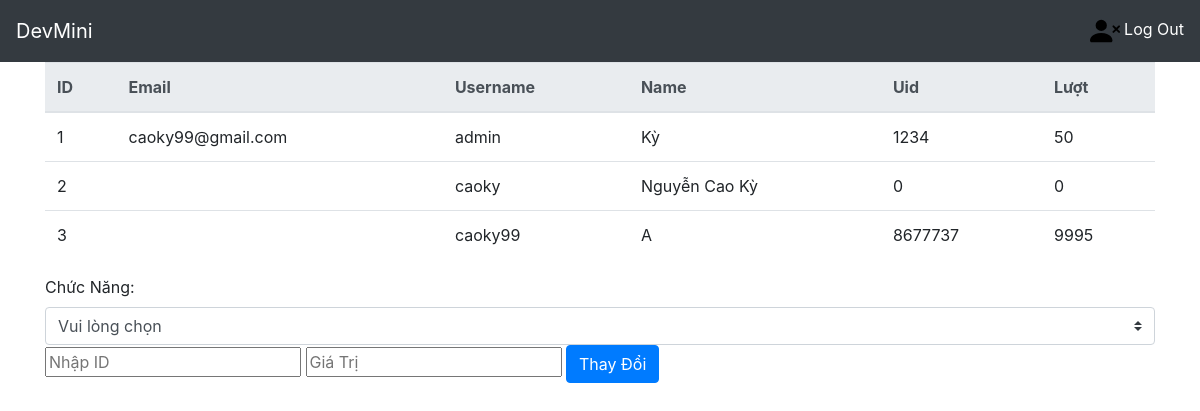
/qtv/ (signed in), run on the app's committed database.
### home/models.py (models this page shows)
class MyUser(AbstractUser):
    luot=models.IntegerField(default=0)
    name=models.CharField(max_length=100,default="")
    uid=models.IntegerField(default=0)
    isAdmin = models.BooleanField(default=False)
    madonhang=models.IntegerField(default=0)

### home/views.py (the view, shortened to what this page needs)
# urls.py: path('qtv/', views.admin,name="qtv"),
def admin(request):
   form = AdminEdit()
   return render(request, 'pages/admin.html',{'form': form,'MyUser': MyUser.objects.all()})

### home/forms.py (shortened to what this page needs)
class AdminEdit(forms.Form):
    _id = forms.IntegerField()
    name=forms.CharField(max_length=100)
    uid=forms.IntegerField()
    luot=forms.IntegerField()
    username=forms.CharField(max_length=100)
    password=forms.CharField(max_length=100)
    email=forms.CharField(max_length=100)

### home/templates/pages/admin.html (shortened to what this page needs)
{% extends "pages/base.html" %}
{% block menu %}
{% if user.isAdmin %}
<table class="table">
  <thead class="thead-light">
    <tr>
      <th scope="col">ID</th>
      <th scope="col">Email</th>
      <th scope="col">Username</th>
      <th scope="col">Name</th>
      <th scope="col">Uid</th>
      <th scope="col">Lượt</th>
    </tr>
  </thead>
  <tbody>
  {% for name in MyUser %}
    <tr>
      <td>{{name.id}}</td>
      <td>{{name.email}}</td>
      <td>{{name.username}}</td>
      <td>{{name.name}}</td>
      <td>{{name.uid}}</td>
      <td>{{name.luot}}</td>
    </tr>
    {% endfor %}
  </tbody>
</table>
<form action="." method="POST" enctype="multipart/form-data">
	     <div class="class="form-group"">
        <label>Chức Năng:</label>
        <select class="custom-select mr-sm-2" onchange="changeName(this.value)" required>
            <option selected>Vui lòng chọn
            <option value="name">Sửa Tên
        </select>
    </div>
    <input class="id_class" name="_id" onchange="checkNum(this.value)" type="text" class="form-control"  placeholder="Nhập ID" required>
    <input class="text_value" type="text" class="form-control" placeholder="Giá Trị" required>
	<button type="submit" class="btn btn-primary">Thay Đổi</button>
</form>
{% endif %}
{% endblock %}

### data on the page
MyUser: id "1", email "caoky99@gmail.com", username "admin", name "Kỳ", uid "1234", luot "50"
MyUser: id "2", username "caoky", name "Nguyễn Cao Kỳ", uid "0", luot "0"
MyUser: id "3", username "caoky99", name "A", uid "8677737", luot "9995"
